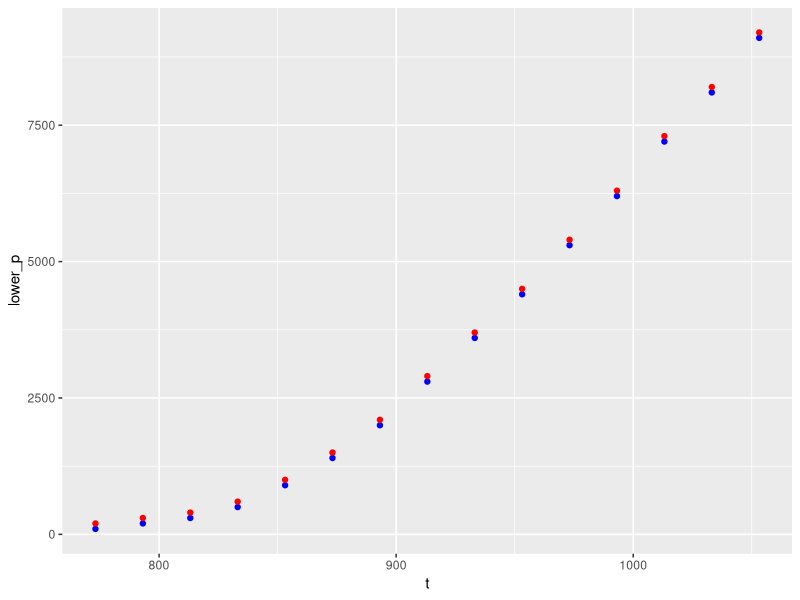
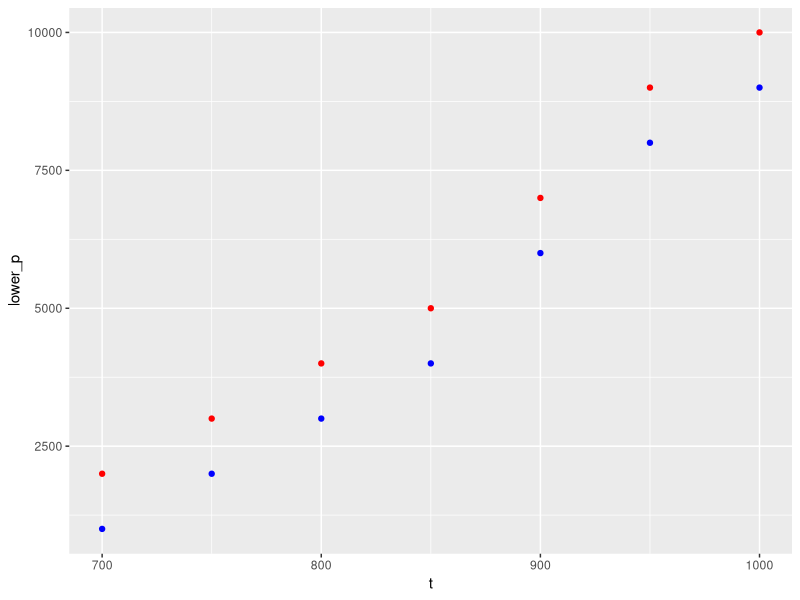

The R script that drew these images, in order:
## ---- chunk 1
knitr::opts_chunk$set(echo = TRUE)
library(tidyverse)
## ---- chunk 2
r_jmolk=8.31441
r_barcm3molk=83.1441
r_calmolk=1.987
## ---- chunk 3
p=1000
p_crit=220.4
press_reduced=p/p_crit
print(press_reduced)
## ---- chunk 4
t=800+273.15
t_crit=647.3
t_reduced=t/t_crit
print(t_reduced)
## ---- chunk 5
z=0.88
molar_volume=z*t*r_barcm3molk/p
print(molar_volume)
## ---- chunk 6
t_c=800
a=10^6*(111.3+50.7*exp(-0.983*10^(-2)*t_c))
b=14.6
v_poss<-c(1,10,20,30,40,50,60,70,80,90,100)
outcomes<-p-(r_barcm3molk*t/(v_poss-b))+a/(sqrt(t)*v_poss*(v_poss+b))
print(outcomes) # know we know that the actual molar volume is somewhere in the range of 70 to 80 cm3 (the apparent minimum between in 10 and 20 is asymptotic in nature and should be ignored)
v_poss<-c(70,71,72,73,74,75,76,77,78,79,80)
outcomes<-p-(r_barcm3molk*t/(v_poss-b))+a/(sqrt(t)*v_poss*(v_poss+b))
print(outcomes) # getting more specific, it is somewhere between 72 and 73 cm3
v_poss<-c(72,72.1,72.2,72.3,72.4,72.5,72.6,72.7,72.8,72.9,73)
outcomes<-p-(r_barcm3molk*t/(v_poss-b))+a/(sqrt(t)*v_poss*(v_poss+b))
print(outcomes) # let's do one last round between 72.7 and 72.8
v_poss<-c(72.7,72.71,72.72,72.73,72.74,72.75,72.76,72.77,72.78,72.79,72.8)
outcomes<-p-(r_barcm3molk*t/(v_poss-b))+a/(sqrt(t)*v_poss*(v_poss+b))
print(outcomes)
## ---- chunk 7
h=24184 #cal
s=40.817 #cal K-1
delta_barv_solid=-0.113 #cal bar-1
p_ref<-1
## ---- chunk 8
t<-200+273.15
p<-100
f<-15
print(h-t*s+delta_barv_solid*(p-p_ref)+r_calmolk*t*log(f)) #this one is really high, but it's already at the lowest pressure we have data for so we are going to skip this temperature
t<-300+273.15
f<-68
print(h-t*s+delta_barv_solid*(p-p_ref)+r_calmolk*t*log(f)) #still not an option
t<-400+273.15
f<-87
print(h-t*s+delta_barv_solid*(p-p_ref)+r_calmolk*t*log(f)) #still not an option
t<-500+273.15
f<-92
print(h-t*s+delta_barv_solid*(p-p_ref)+r_calmolk*t*log(f)) # woo we have a negative! Let's check the temperature above this to see if it was negative too:
t<-480+273.15
f<-92
print(h-t*s+delta_barv_solid*(p-p_ref)+r_calmolk*t*log(f)) # nope, so we'll start at T=500
## ---- chunk 9
t<-500+273.15
p<-100
f<-92
print(h-t*s+delta_barv_solid*(p-p_ref)+r_calmolk*t*log(f)) #we checked this before, now let's check the next pressure
p<-200
f<-170
print(h-t*s+delta_barv_solid*(p-p_ref)+r_calmolk*t*log(f)) #this is positive, so the actual pressure of equilibrium is between 100 and 200 bars
#onto the next temperature
t<-520+273.15
p<-200
f<-173
print(h-t*s+delta_barv_solid*(p-p_ref)+r_calmolk*t*log(f)) #this is negative, so onto the next highest pressure
p<-300
f<-240
print(h-t*s+delta_barv_solid*(p-p_ref)+r_calmolk*t*log(f)) #this is positive, so the actual pressure of equilibrium is between 200 and 300 bars
t<-540+273.15
p<-300
f<-245
print(h-t*s+delta_barv_solid*(p-p_ref)+r_calmolk*t*log(f)) #this is negative, so onto the next highest pressure
p<-400
f<-305
print(h-t*s+delta_barv_solid*(p-p_ref)+r_calmolk*t*log(f)) #this is positive, so the actual pressure of equilibrium is between 300 and 400 bars
t<-560+273.15
p<-500
f<-369
print(h-t*s+delta_barv_solid*(p-p_ref)+r_calmolk*t*log(f)) #this is negative, so onto the next highest pressure
p<-600
f<-417
print(h-t*s+delta_barv_solid*(p-p_ref)+r_calmolk*t*log(f)) #this is positive, so the actual pressure of equilibrium is between 500 and 600 bars
t<-580+273.15
p<-900
f<-562
print(h-t*s+delta_barv_solid*(p-p_ref)+r_calmolk*t*log(f)) #this is negative, so onto the next highest pressure
p<-1000
f<-601
print(h-t*s+delta_barv_solid*(p-p_ref)+r_calmolk*t*log(f)) #this is positive, so the actual pressure of equilibrium is between 900 and 1000 bars
t<-600+273.15
p<-1400
f<-794
print(h-t*s+delta_barv_solid*(p-p_ref)+r_calmolk*t*log(f)) #this is negative, so onto the next highest pressure
p<-1500
f<-834
print(h-t*s+delta_barv_solid*(p-p_ref)+r_calmolk*t*log(f)) #this is positive, so the actual pressure of equilibrium is between 1400 and 1500 bars
t<-620+273.15
p<-2000
f<-1109
print(h-t*s+delta_barv_solid*(p-p_ref)+r_calmolk*t*log(f)) #this is negative, so onto the next highest pressure
p<-2100
f<-1152
print(h-t*s+delta_barv_solid*(p-p_ref)+r_calmolk*t*log(f)) #this is positive, so the actual pressure of equilibrium is between 2000 and 2100 bars
t<-640+273.15
p<-2800
f<-1603
print(h-t*s+delta_barv_solid*(p-p_ref)+r_calmolk*t*log(f)) #this is negative, so onto the next highest pressure
p<-2900
f<-1663
print(h-t*s+delta_barv_solid*(p-p_ref)+r_calmolk*t*log(f)) #this is positive, so the actual pressure of equilibrium is between 2800 and 2900 bars
t<-660+273.15
p<-3600
f<-2236
print(h-t*s+delta_barv_solid*(p-p_ref)+r_calmolk*t*log(f)) #this is negative, so onto the next highest pressure
p<-3700
f<-2312
print(h-t*s+delta_barv_solid*(p-p_ref)+r_calmolk*t*log(f)) #this is positive, so the actual pressure of equilibrium is between 3600 and 3700 bars
t<-680+273.15
p<-4400
f<-3035
print(h-t*s+delta_barv_solid*(p-p_ref)+r_calmolk*t*log(f)) #this is negative, so onto the next highest pressure
p<-4500
f<-3130
print(h-t*s+delta_barv_solid*(p-p_ref)+r_calmolk*t*log(f)) #this is positive, so the actual pressure of equilibrium is between 4400 and 4500 bars
t<-700+273.15
p<-5300
f<-4162
print(h-t*s+delta_barv_solid*(p-p_ref)+r_calmolk*t*log(f)) #this is negative, so onto the next highest pressure
p<-5400
f<-4285
print(h-t*s+delta_barv_solid*(p-p_ref)+r_calmolk*t*log(f)) #this is positive, so the actual pressure of equilibrium is between 5300 and 5400 bars
t<-720+273.15
p<-6200
f<-5583
print(h-t*s+delta_barv_solid*(p-p_ref)+r_calmolk*t*log(f)) #this is negative, so onto the next highest pressure
p<-6300
f<-5739
print(h-t*s+delta_barv_solid*(p-p_ref)+r_calmolk*t*log(f)) #this is positive, so the actual pressure of equilibrium is between 6200 and 6300 bars
t<-740+273.15
p<-7200
f<-7560
print(h-t*s+delta_barv_solid*(p-p_ref)+r_calmolk*t*log(f)) #this is negative, so onto the next highest pressure
p<-7300
f<-7760
print(h-t*s+delta_barv_solid*(p-p_ref)+r_calmolk*t*log(f)) #this is positive, so the actual pressure of equilibrium is between 7200 and 7300 bars
t<-760+273.15
p<-8100
f<-9834
print(h-t*s+delta_barv_solid*(p-p_ref)+r_calmolk*t*log(f)) #this is negative, so onto the next highest pressure
p<-8200
f<-10082
print(h-t*s+delta_barv_solid*(p-p_ref)+r_calmolk*t*log(f)) #this is positive, so the actual pressure of equilibrium is between 8100 and 8200 bars
t<-780+273.15
p<-9100
f<-12822
print(h-t*s+delta_barv_solid*(p-p_ref)+r_calmolk*t*log(f)) #this is negative, so onto the next highest pressure
p<-9200
f<-13130
print(h-t*s+delta_barv_solid*(p-p_ref)+r_calmolk*t*log(f)) #this is positive, so the actual pressure of equilibrium is between 9100 and 9200 bars
t<-800+273.15
p<-10000
f<-16214
print(h-t*s+delta_barv_solid*(p-p_ref)+r_calmolk*t*log(f)) # even the highest pressure is negative, so this one is a no-go
t<-c(500,520,540,560,580,600,620,640,660,680,700,720,740,760,780)
t<-t+273.15
lower_p<-c(100,200,300,500,900,1400,2000,2800,3600,4400,5300,6200,7200,8100,9100)
upper_p<-c(200,300,400,600,1000,1500,2100,2900,3700,4500,5400,6300,7300,8200,9200)

df<-data.frame(t,lower_p,upper_p)

## ---- chunk 10
ggplot(df,aes(x=t))+geom_point(mapping=aes(y=lower_p),color='blue')+geom_point(mapping=aes(y=upper_p),color='red')
## ---- chunk 11
h=23019 #cal
s=38.334 #cal k-1
delta_barv_solid=-0.471 #cal bar-1

t<-350+273.15
p<-1000
f<-1096
print(h-t*s+delta_barv_solid*(p-p_ref)+r_calmolk*t*log(f)) # this is positive at the lowest pressure, so let's start at a higher temperature

t<-700+273.15 # starting here b/c that is the first temperature at which the lowest pressure is negative
p<-1000
f<-1304
print(h-t*s+delta_barv_solid*(p-p_ref)+r_calmolk*t*log(f))
p<-2000
f<-3495
print(h-t*s+delta_barv_solid*(p-p_ref)+r_calmolk*t*log(f))

t<-750+273.15
p<-2000
f<-3483
print(h-t*s+delta_barv_solid*(p-p_ref)+r_calmolk*t*log(f))
p<-3000
f<-7713
print(h-t*s+delta_barv_solid*(p-p_ref)+r_calmolk*t*log(f))

t<-800+273.15
p<-3000
f<-7555
print(h-t*s+delta_barv_solid*(p-p_ref)+r_calmolk*t*log(f))
p<-4000
f<-14509
print(h-t*s+delta_barv_solid*(p-p_ref)+r_calmolk*t*log(f))

t<-850+273.15
p<-4000
f<-13999
print(h-t*s+delta_barv_solid*(p-p_ref)+r_calmolk*t*log(f))
p<-5000
f<-24268
print(h-t*s+delta_barv_solid*(p-p_ref)+r_calmolk*t*log(f))

t<-900+273.15
p<-6000
f<-37399
print(h-t*s+delta_barv_solid*(p-p_ref)+r_calmolk*t*log(f))
p<-7000
f<-58312
print(h-t*s+delta_barv_solid*(p-p_ref)+r_calmolk*t*log(f))

t<-950+273.15
p<-8000
f<-83221
print(h-t*s+delta_barv_solid*(p-p_ref)+r_calmolk*t*log(f))
p<-9000
f<-125468
print(h-t*s+delta_barv_solid*(p-p_ref)+r_calmolk*t*log(f))

t<-1000+273.15
p<-9000
f<-117699
print(h-t*s+delta_barv_solid*(p-p_ref)+r_calmolk*t*log(f))
p<-10000
f<-177096
print(h-t*s+delta_barv_solid*(p-p_ref)+r_calmolk*t*log(f))

t<-1050+273.15
p<-9000
f<-111095
print(h-t*s+delta_barv_solid*(p-p_ref)+r_calmolk*t*log(f))
p<-10000
f<-168130
print(h-t*s+delta_barv_solid*(p-p_ref)+r_calmolk*t*log(f)) # the highest pressure is still negative here, so we can't find the lower and upper bounds and won't use this temperature or anything higher

t<-c(700,750,800,850,900,950,1000)
lower_p<-c(1000,2000,3000,4000,6000,8000,9000)
upper_p<-c(2000,3000,4000,5000,7000,9000,10000)
df<-data.frame(t,lower_p,upper_p)
## ---- chunk 12
ggplot(df,aes(x=t))+geom_point(mapping=aes(y=lower_p),color='blue')+geom_point(mapping=aes(y=upper_p),color='red')
